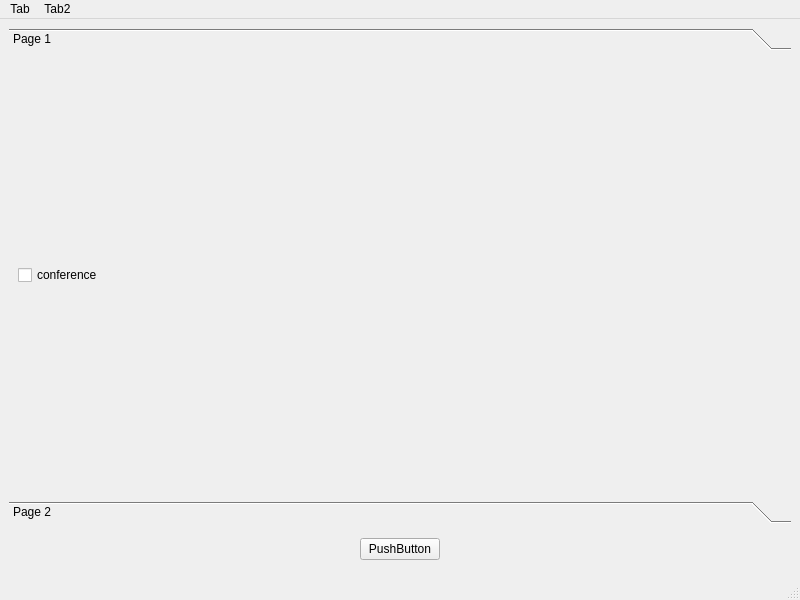
<?xml version="1.0" encoding="UTF-8"?>
<ui version="4.0">
 <class>MainWindow</class>
 <widget class="QMainWindow" name="MainWindow">
  <property name="geometry">
   <rect>
    <x>0</x>
    <y>0</y>
    <width>800</width>
    <height>600</height>
   </rect>
  </property>
  <property name="windowTitle">
   <string>MainWindow</string>
  </property>
  <widget class="QWidget" name="centralwidget">
   <layout class="QGridLayout" name="gridLayout">
    <item row="0" column="0">
     <widget class="QToolBox" name="toolBox">
      <property name="currentIndex">
       <number>0</number>
      </property>
      <widget class="QWidget" name="page">
       <property name="geometry">
        <rect>
         <x>0</x>
         <y>0</y>
         <width>782</width>
         <height>438</height>
        </rect>
       </property>
       <attribute name="label">
        <string>Page 1</string>
       </attribute>
       <layout class="QGridLayout" name="gridLayout_2">
        <item row="0" column="0">
         <widget class="QCheckBox" name="checkBox">
          <property name="text">
           <string>conference</string>
          </property>
         </widget>
        </item>
       </layout>
      </widget>
      <widget class="QWidget" name="page_2">
       <property name="geometry">
        <rect>
         <x>0</x>
         <y>0</y>
         <width>98</width>
         <height>28</height>
        </rect>
       </property>
       <attribute name="label">
        <string>Page 2</string>
       </attribute>
      </widget>
     </widget>
    </item>
    <item row="1" column="0">
     <widget class="QWidget" name="widget" native="true">
      <layout class="QHBoxLayout" name="horizontalLayout">
       <item>
        <spacer name="horizontalSpacer">
         <property name="orientation">
          <enum>Qt::Horizontal</enum>
         </property>
         <property name="sizeHint" stdset="0">
          <size>
           <width>336</width>
           <height>20</height>
          </size>
         </property>
        </spacer>
       </item>
       <item>
        <widget class="QPushButton" name="pushButton">
         <property name="text">
          <string>PushButton</string>
         </property>
        </widget>
       </item>
       <item>
        <spacer name="horizontalSpacer_2">
         <property name="orientation">
          <enum>Qt::Horizontal</enum>
         </property>
         <property name="sizeHint" stdset="0">
          <size>
           <width>335</width>
           <height>20</height>
          </size>
         </property>
        </spacer>
       </item>
      </layout>
     </widget>
    </item>
   </layout>
  </widget>
  <widget class="QMenuBar" name="menubar">
   <property name="geometry">
    <rect>
     <x>0</x>
     <y>0</y>
     <width>800</width>
     <height>23</height>
    </rect>
   </property>
   <widget class="QMenu" name="menuTab">
    <property name="title">
     <string>Tab</string>
    </property>
    <addaction name="actioncommand1"/>
    <addaction name="separator"/>
    <addaction name="actionexit"/>
   </widget>
   <widget class="QMenu" name="menuTab2">
    <property name="title">
     <string>Tab2</string>
    </property>
   </widget>
   <addaction name="menuTab"/>
   <addaction name="menuTab2"/>
  </widget>
  <widget class="QStatusBar" name="statusbar"/>
  <action name="actioncommand1">
   <property name="text">
    <string>command1</string>
   </property>
  </action>
  <action name="actionexit">
   <property name="text">
    <string>exit</string>
   </property>
  </action>
 </widget>
 <resources/>
 <connections/>
</ui>
